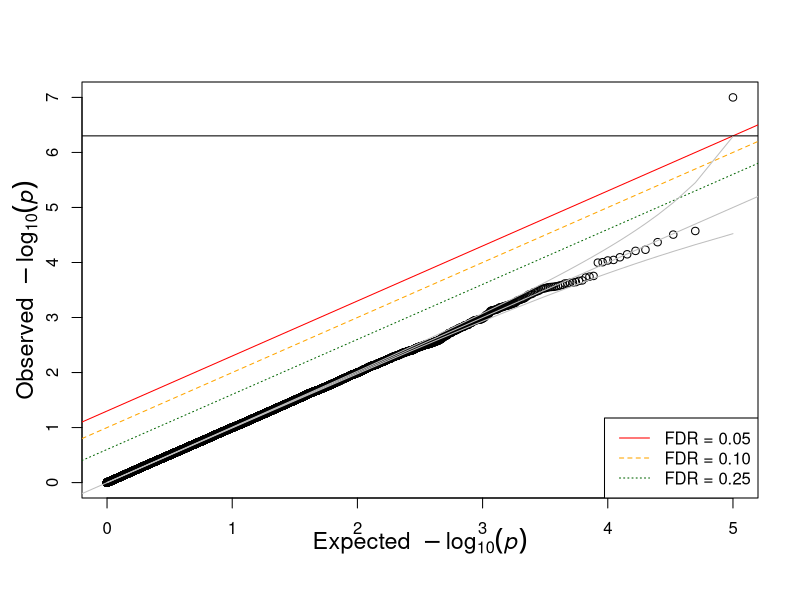

R code for this plot:
## ---- chunk 1

## https://gist.github.com/hakyim/38431b74c6c0bf90c12f

qqunif = 
function(p,BH=T,CI=T,...)
{
  p=na.omit(p)
  nn = length(p)
  xx =  -log10((1:nn)/(nn+1))
  plot( xx,  -sort(log10(p)),
     xlab=expression(Expected~~-log[10](italic(p))),
        ylab=expression(Observed~~-log[10](italic(p))),
       cex.lab=1.4,mgp=c(2,1,0),
       ... )
  abline(0,1,col='gray')
  if(BH)
    {
      abline(-log10(0.05),1, col='red',lty=1)
      abline(-log10(0.10),1, col='orange',lty=2)
      abline(-log10(0.25),1, col='dark green',lty=3)
      legend('bottomright', c("FDR = 0.05","FDR = 0.10","FDR = 0.25"),
             col=c('red','orange','dark green'),lty=1:3, cex=1)
      abline(h=-log10(0.05/nn)) ## bonferroni
    }
  if(CI)
  {
    ## create the confidence intervals
    c95 <- rep(0,nn)
    c05 <- rep(0,nn)
    ## the jth order statistic from a
    ## uniform(0,1) sample
    ## has a beta(j,n-j+1) distribution
    ## (Casella & Berger, 2002,
    ## 2nd edition, pg 230, Duxbury)
    ## this portion was posted by anonymous on
    ## http://gettinggeneticsdone.blogspot.com/2009/11/qq-plots-of-p-values-in-r-using-ggplot2.html
    
    for(i in 1:nn)
    {
      c95[i] <- qbeta(0.95,i,nn-i+1)
      c05[i] <- qbeta(0.05,i,nn-i+1)
    }

    lines(xx,-log10(c95),col='gray')
    lines(xx,-log10(c05),col='gray')
  }
}
## ---- chunk 2

## simulate uniform p-values

nsim = 1e5
psim = runif(nsim)
psim[1] = 0.01/nsim
printFig = FALSE
if(printFig) png("qqunif-fdr-bonf.png",height=600,width=600) 
qqunif(psim,CI=TRUE)
if(printFig) dev.off()

